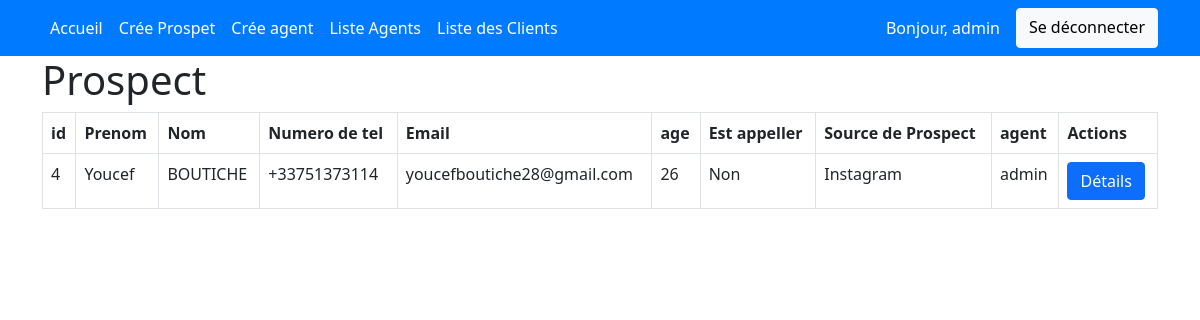
The page / (signed in) on the database as committed earlier.
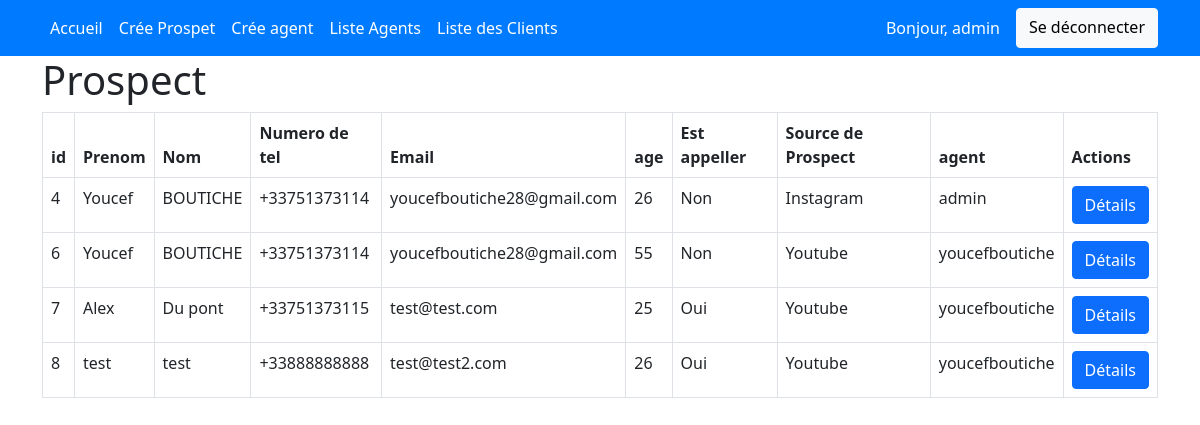
The same page on the database as committed later.
### crm_app/models.py (models this page shows, shortened)
class Lead(models.Model):
    SOURCE_CHOICES = (
        ('Youtube','Youtube'),
        ('Google','Goole'),
        ('Newsletter','Newsletter'),
        ('Facebook','Facebook'),
        ('Instagram','Instagram'),
        ('TikTok','TikTok'),
    )
    first_name = models.CharField(max_length=255)
    last_name = models.CharField(max_length=255)
    phone_number = PhoneNumberField()
    email = models.EmailField(validators=[EmailValidator()])
    age = models.IntegerField(null=True, blank=True)
    phoned = models.BooleanField(default=False)
    source = models.CharField(choices=SOURCE_CHOICES,max_length=100)
    profile_picture = models.ImageField(null=True, blank=True,upload_to='leads/')
    file_field = models.FileField(null=True, blank=True,upload_to='documents/')
    agent = models.ForeignKey(Agent,on_delete=models.CASCADE)
    is_client = models.BooleanField(default=False)
    created_at = models.DateTimeField(auto_now_add=True)

class Agent(models.Model):
    user = models.OneToOneField(User,on_delete=models.CASCADE)
    def __str__(self):
        return self.user.username

class User(AbstractUser):
     pass

### crm_app/views.py (the view)
# urls.py: path('',index,name='index'),
@login_required
def index(request):
    if request.user.is_superuser:
        leads = Lead.objects.all()
    else :
        try:
            agent = request.user.agent
            leads = Lead.objects.filter(agent=agent)
        except :
            print("Erreur!")
    context = {
        'leads':leads
    }
    return render(request,'index.html',context)

### crm_app/templates/index.html (shortened to what this page needs)
{% extends "base.html" %}
{% load static %}
{% block content %}
    <div class="container">
        <h1>Prospect</h1>
        <table class="table table-bordered">
            <thead>
              <tr>
                <th scope="col">id</th>
                <th scope="col">Prenom</th>
                <th scope="col">Nom</th>
                <th scope="col">Numero de tel</th>
                <th scope="col">Email</th>
                <th scope="col">age</th>
                <th scope="col">Est appeller</th>
                <th scope="col">Source de Prospect</th>
                <th scope="col">agent</th>
                <th>Actions</th>
              </tr>
            </thead>
            <tbody>
                {% for lead in leads %}
                    {% if not lead.is_client %}
                        <tr>
                            <td>{{ lead.id }}</td>
                            <td>{{ lead.first_name }}</td>
                            <td>{{ lead.last_name }}</td>
                            <td>{{ lead.phone_number }}</td>
                            <td>{{ lead.email }}</td>
                            <td>{{ lead.age }}</td>
                            <td>{{ lead.phoned|yesno:"Oui,Non" }}</td>
                            <td>{{ lead.source }}</td>
                            <td>{{ lead.agent }}</td>
                            <td>
                                <a href="{% url 'details_page' lead.id %}" class="btn btn-primary">Détails</a>
                            </td>
                        </tr>
                    {% endif %}
                {% endfor %}
            </tbody>
          </table>
    </div>
{% endblock content %}

Rows that differ between the two databases and show on the page:
added Lead: id "6", first_name "Youcef", last_name "BOUTICHE", phone_number "+33751373114", email "youcefboutiche28@gmail.com", age "55", phoned "Non", source "Youtube", agent "youcefboutiche"
added Lead: id "7", first_name "Alex", last_name "Du pont", phone_number "+33751373115", email "test@test.com", age "25", phoned "Oui", source "Youtube", agent "youcefboutiche"
added Lead: id "8", first_name "test", last_name "test", phone_number "+33888888888", email "test@test2.com", age "26", phoned "Oui", source "Youtube", agent "youcefboutiche"
